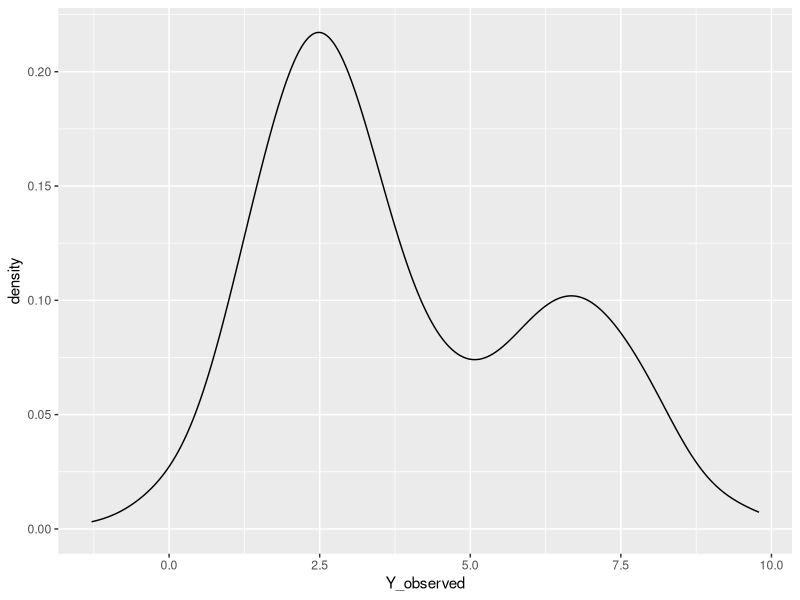
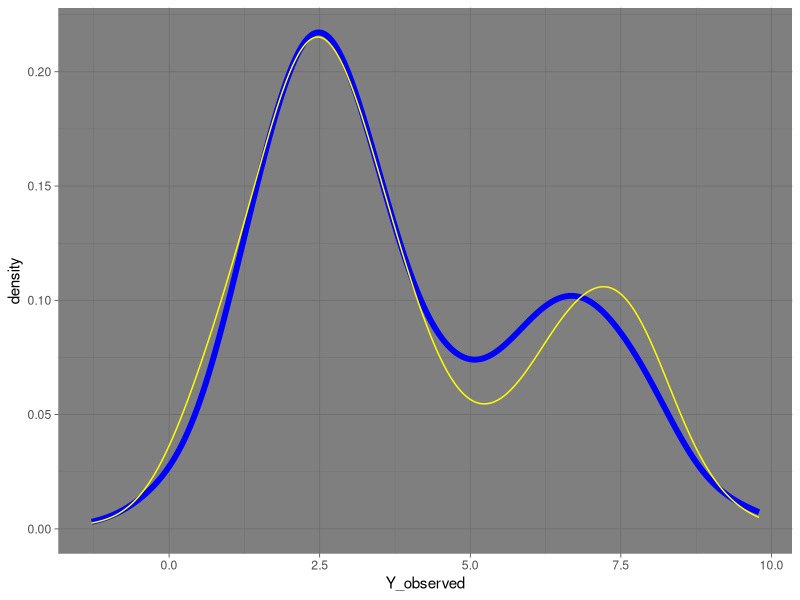

Generate these figures, in order, with R:
## ---- chunk 1
library(ggplot2)
## ---- chunk 2
# Simulate the data
NN <- 500 # sample size
# y_1
mu_1 <- runif(1,0,3)
sig_1 <- runif(1,0.7,2)
y_1 <- rnorm(NN, mean = mu_1, sd=sqrt(sig_1)) # note that R uses sd to generate N dist.
# y_2
mu_2 <- runif(1,5,10)
sig_2 <- runif(1,1,2.5)
y_2 <- rnorm(NN, mean = mu_2, sd=sqrt(sig_2))
# y
prob_prior <- runif(1,0.2,0.8)
pr <- rbinom(n=NN, size=1, prob=prob_prior)
y <- (1-pr)*y_1 + pr*y_2
# theta true (simulated)
#                     1.      2.     3.       4.           5. 
theta_true <- c(prob_prior, mu_1, mu_2, sqrt(sig_1), sqrt(sig_2))
names(theta_true) <- c("prob","mu_1","mu_2","sig_1","sig_2")
theta_true
# plot
yy <- as.data.frame(y)
colnames(yy) <- "Y_observed"
ggplot(yy, aes(x=Y_observed)) + 
  geom_density()
## ---- chunk 3
E_prob <- 0.5
MU <- sample(y,2,replace = F)
E_mu_1 <- MU[1]
E_mu_2 <- MU[2]
E_sig_1 <- sd(y)
E_sig_2 <- sd(y)
#                1.      2.     3.       4.       5. 
(theta_v <- c(E_prob, E_mu_1, E_mu_2, E_sig_1, E_sig_2))
#
## ---- chunk 4
# Essentially, a probability of y_i being from y2

gamma_I <- function(PR=E_prob,MU1=E_mu_1,MU2=E_mu_2,SD1=E_sig_1,SD2=E_sig_2){
  gamma_v <- rep(0,NN)
  for (i in 1:NN){
    A <- PR*dnorm(y[i], mean = MU2,sd=SD2,log=F)
    B <- (1-PR)*dnorm(y[i], mean = MU1,sd=SD1,log=F) 
    C <- PR*dnorm(y[i], mean = MU2,sd=SD2,log=F)
    gamma_v[i] <- A/(B+C)
  }
  return(gamma_v)
}
gamma_v <- gamma_I()
# cbind(pr,gamma_v)
## ---- chunk 5
Update_theta <- function(GAMMA=gamma_v){
    MU1 <- (sum((1-GAMMA)*y))/(sum(1-GAMMA))
    MU2 <- (sum(GAMMA*y))/(sum(GAMMA))
    VAR1 <- (sum((1-GAMMA)*((y-MU1)^2)))/(sum(1-GAMMA))
    VAR2 <- (sum(GAMMA*((y-MU2)^2)))/(sum(GAMMA))
    SD1 <- sqrt(VAR1)
    SD2 <- sqrt(VAR2)
    PROB <- sum(GAMMA)/NN
    theta_est <- c(PROB,MU1,MU2,SD1,SD2)
    return(theta_est)
}
## ---- chunk 6
#                1.      2.     3.       4.       5.     6.
theta_DF <- data.frame(PROB=0, MU1=0, MU2=0, SD1=0, SD2=0, LL=-Inf)
# LL is not an actual part of theta vector
#
# Generate SPn starting points for the iterations
SPn <- 200 # number of starting points to use
sp_MU1 <- c(min(y), quantile(y, probs=0.25), sample(y,SPn-2,replace=F))
sp_MU2 <- c(max(y), quantile(y, probs=0.75), sample(y,SPn-2,replace=F))


#
# LL calculation (eq. 8.40)
LLfunc <- function(THETA=theta_est,GAMMA=gamma_est,obs=NN){
    LLi <- rep(0,obs)
    PR <- THETA[1]
    MU1 <- THETA[2]
    MU2 <- THETA[3]
    SD1 <- THETA[4]
    SD2 <- THETA[5]
    gamma_hat <- round(GAMMA)
    for (k in 1:obs){
       a <- (1-gamma_hat[k])*dnorm(y[k], mean = MU1,sd=SD1,log=T) 
       b <- gamma_hat[k]*dnorm(y[k], mean = MU2,sd=SD2,log=T)
       c <- (1-gamma_hat[k])*log(1-PR)
       d <- gamma_hat[k]*log(PR)
       LLi[k] <- a+b+c+d
  }
  return(sum(LLi))
}

#
for (jj in 1:SPn){
  # initialize entries for the optimization for loop
  gamma_est <- gamma_I(PR=theta_v[1],MU1=sp_MU1[jj],MU2=sp_MU2[jj],
                       SD1=theta_v[4],SD2=theta_v[5])
  theta_est <- Update_theta(GAMMA = gamma_est)
  # optimization for loop
  for (i in 1:20){
  gamma_est <- gamma_I(PR=theta_est[1],
                       MU1=theta_est[2],
                       MU2=theta_est[3],
                       SD1=theta_est[4],
                       SD2=theta_est[5])
  theta_est <- Update_theta(GAMMA = gamma_est)
  } # end optimization for loop
  LL <- LLfunc()
  # print(LL)
  # print(gamma_est)
  theta_DF[jj,] <- c(theta_est,LL)
   
}
# theta_DF
n <- which.max(theta_DF$LL)
(theta_est <- theta_DF[n,])
theta_true

## Print posterior distribution
# assignment of obs to y_1 and y_2 for the selected theta parameters
gamma_est <- gamma_I(PR=theta_est[1,1],
                       MU1=theta_est[1,2],
                       MU2=theta_est[1,3],
                       SD1=theta_est[1,4],
                       SD2=theta_est[1,5])

py_1 <- rnorm(NN, mean = theta_est[1,2], sd=theta_est[1,4]) # note that R uses sd to generate N dist.
py_2 <- rnorm(NN, mean = theta_est[1,3], sd=theta_est[1,5]) 
py <- as.data.frame((1-round(gamma_est))*py_1 + round(gamma_est)*py_2)
colnames(py)<-"Posterior"

ggplot(yy, aes(x=Y_observed)) + 
  geom_density(colour="blue",linewidth=2)+
  geom_density(data=py, aes(x=Posterior),colour="yellow")+
  theme_dark()
